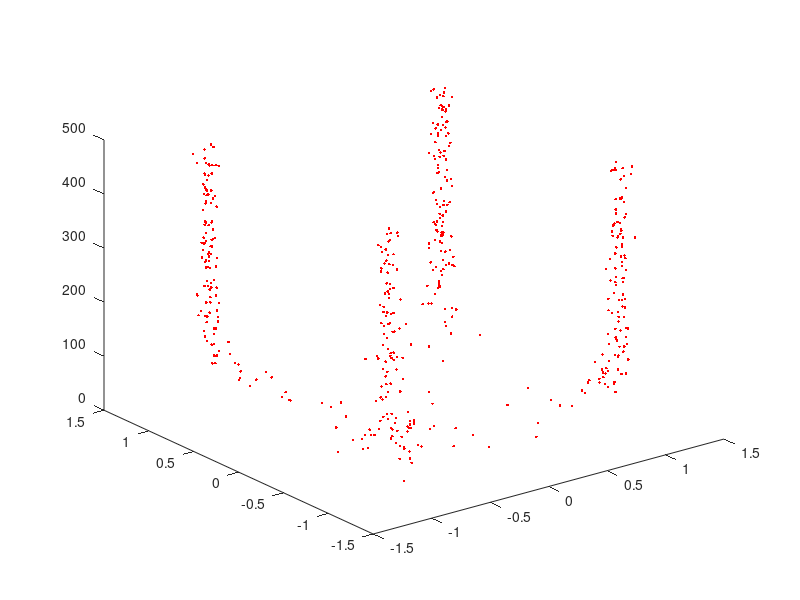

Write MATLAB code to recreate this figure. (Note: this script raises an error after producing the figure.)
clear, clc, close all

num_taps = 15; % number of filter taps
num_symt = 500; % number of symbols of training mode (tm)
num_symd = 5000; % number of symbols of control-by-decision mode (dm)
const_sizet = 4; % constellation syze of tm
const_sized = 16; % constellation size of dm

num_ite = num_symt + num_symd; % number of total iterations

SNR = 30; % given signal to noise ratio

mu = 0.4; % given step factor
gama = 10^-6; % 
   
%generating the data signal for training (4QAM) and
%control-by-decision(16QAM)
data_t = randi(const_sizet, num_symt, 1) - 1; 
data_d = randi(const_sized, num_symd, 1) - 1;

% modeling the data with 4QAM and 16QAM

signal_t = qammod(data_t, const_sizet);
signal_d = qammod(data_d, const_sized);

% channel input signal
signal = [signal_t; signal_d];

% channel coefficients
H_num = [0.5 1.2 1.5 -1];
H_den = 1;

% computing channel output
ch_out = filter(H_num, H_den, signal);

% Computing the noise variance for each constellation map for 30db SNR
% Normalization factor QAM sqrt( 2/3(M-1) ), M being the constellation size

n_var_4qam = (norm(H_num).^2* 2/3*(const_sizet-1)) * 10^(-SNR/10);
n_var_16qam = (norm(H_num).^2* 2/3*(const_sized-1)) * 10^(-SNR/10);   

%the noise should be complex and the variance divided for each part (real/imag)
%noise for the training part
noise_t = sqrt(n_var_4qam/2)*(randn(num_symt, 1)+1i*(randn(num_symt, 1)));

%noise for the control by decision part
noise_d = sqrt(n_var_16qam/2)*(randn(num_symd, 1)+1i*(randn(num_symd, 1)));

% computing the equalizer input (adding awgn noise to channel output)
x = ch_out + [noise_t ; noise_d]; 

w = zeros(num_taps, 1); % initialiazing the equalizer taps

eq_out = zeros(1, num_ite); % vector for storage of equalizer outputs
err_vec = zeros(1,num_ite); % vector for error storage

init = zeros(num_taps - 1, 1); % vector for convolution sliding window

% part I: trainning mode.

% it's necessary to wait for a number of samples before perform the
% comparation with the input (section 2.10.4, page 57, Diniz)
% Half of filter length
delay = ceil(num_taps/2);

for k = 1:num_symt  
	inp = [x(k); init];
    init = inp(1:end-1);
    eq_out(k) = w'*inp;
    if(k > delay)
    err_vec(k) = signal(k-delay) - eq_out(k); % Compara o sinal de entrada com saida (adiantado). Por exemplo(sinal(s) 1 com saida (eq_out) 8)
    w = w + mu*conj(err_vec(k))*inp/(inp'*inp+gama);
    end
end



% ploting the equalizer output in time
figure(1)
plot3(real(eq_out(1:num_symt)),imag(eq_out(1:num_symt)),1:num_symt,'r.'); 

% part II: control by decision mode. 

for k = num_symt+1:num_symt+num_symd % É nessessario esperar um momento (amostras) até fazer a comparação com o sinal (Seção 2.10.4 pag.57 Diniz) . Nesse caso 7 ou 8(metade do comprimento do filtro), pois tem comprimento 15.
	inp = [x(k); init];
    init = inp(1:end-1);
    
    eq_out(k) = w'*inp;
   
    d = qam_decisor(eq_out(k), const_sized);
    
    err_vec(k) = d - eq_out(k); 
    w = w + mu*conj(err_vec(k))*inp/(inp'*inp+gama);
    
end

figure(3)
plot3(real(eq_out(num_symt+1:end)),imag(eq_out(num_symt+1:end)),1:num_symd,'r.'); % plota da modulação 16 QAM
figure(4)
semilogy(1:num_ite, conj(err_vec).*err_vec, 'red');
xlabel('plot(e.*e)');
% axis([-1 600 -1 1]);

